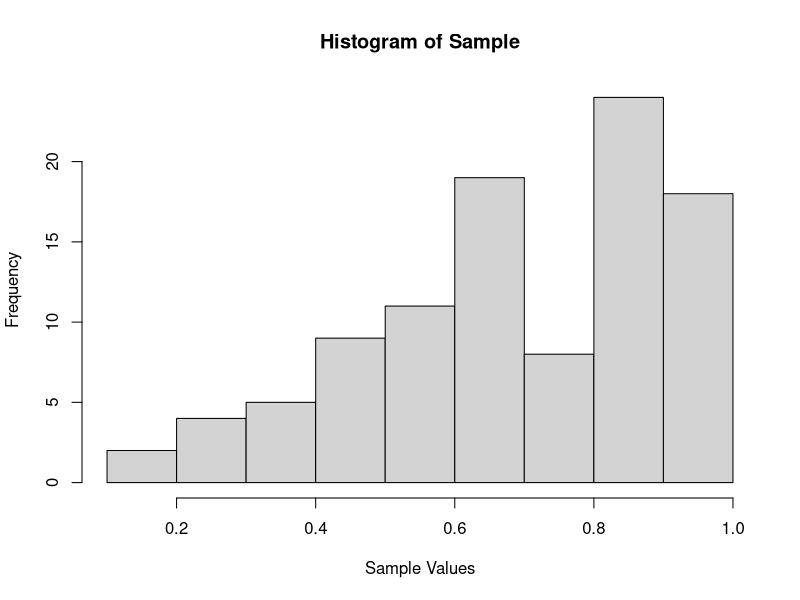
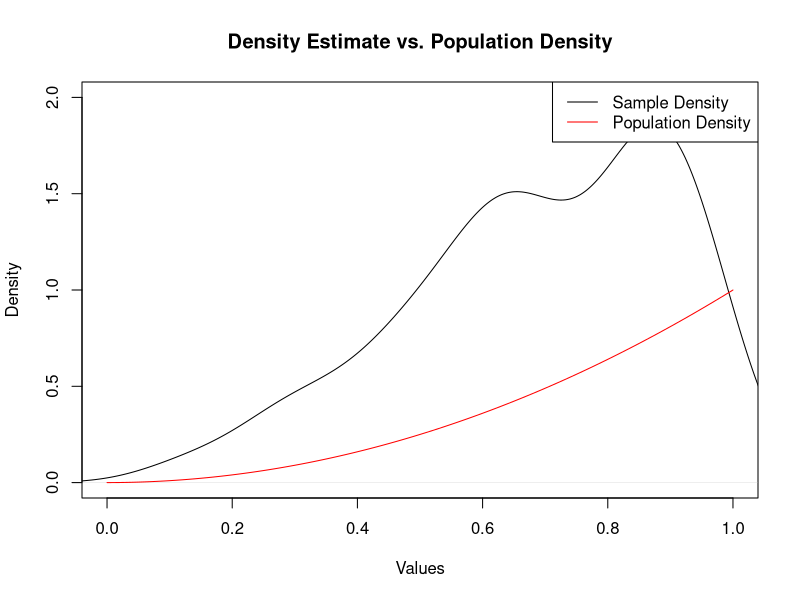
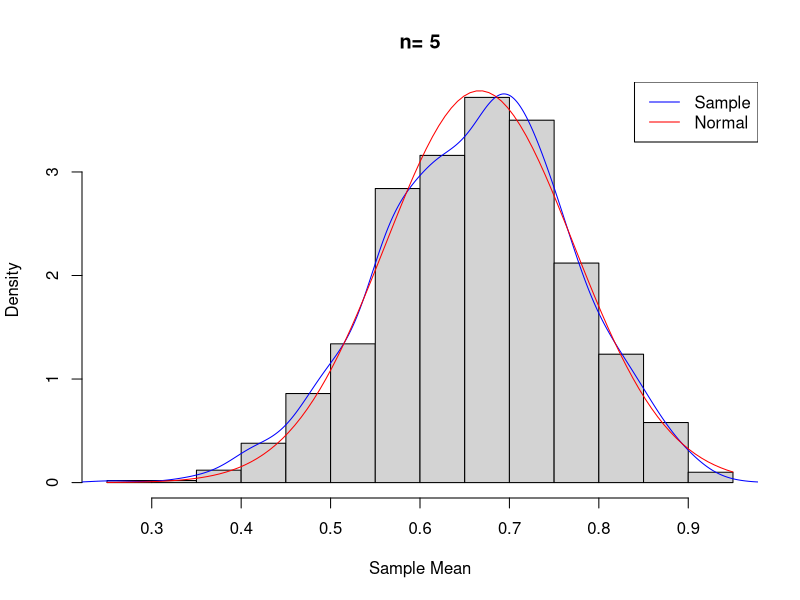
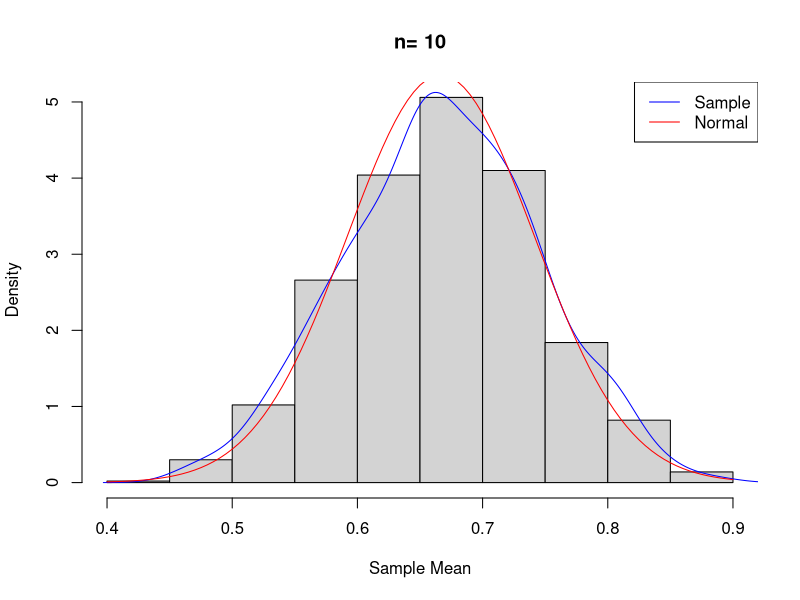
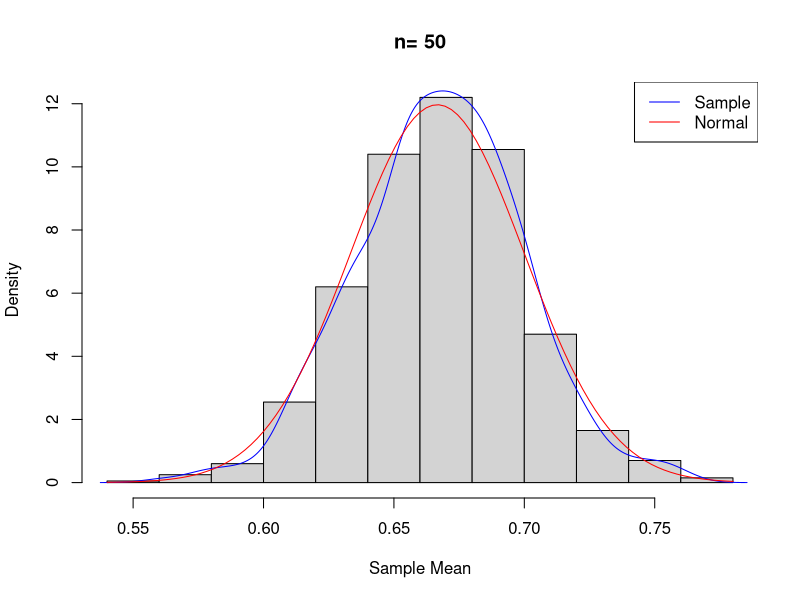

Write R code to recreate these figures, in order.
## ---- chunk 1
lambda <- 1
set.seed(0)
sample_size <- 100

generator <- function(n) {
  runif(n)^(1 / (2 * lambda))
}

sample_x <- generator(sample_size)
## ---- chunk 2
hist(sample_x,
     main = "Histogram of Sample",
     xlab = "Sample Values")

## ---- chunk 3
dens <- density(sample_x)
plot(dens,
     main = "Density Estimate vs. Population Density",
     xlab = "Values",
     xlim = c(0, 1),
     ylim = c(0, 2))

curve(x^(2 * lambda),
      add = TRUE,
      col = "red")

legend("topright",
       legend = c("Sample Density", "Population Density"),
       col = c("black", "red"), lty = 1)
## ---- chunk 4
plotter <- function(n, num_samples = 1000) {
  sample_means <- replicate(num_samples, mean(generator(n)))

  mu <- 2 * lambda / (2 * lambda + 1)

  sigma <- sqrt((lambda / (lambda + 1) - mu^2) / n)

  hist(sample_means,
       probability = TRUE,
       main = paste("n=", n),
       xlab = "Sample Mean",
       ylab = "Density")

  dens <- density(sample_means)

  lines(dens, col = "blue")

  curve(dnorm(x, mean = mu, sd = sigma),
        add = TRUE,
        col = "red")

  legend("topright",
         legend = c("Sample", "Normal"),
         col = c("blue", "red"),
         lty = 1)
}
## ---- chunk 5
#plot of the histogram, kernel density estimate and a normal approximation from CLT to compare 
plotter(5)
## ---- chunk 6
plotter(10)
## ---- chunk 7
plotter(50)
